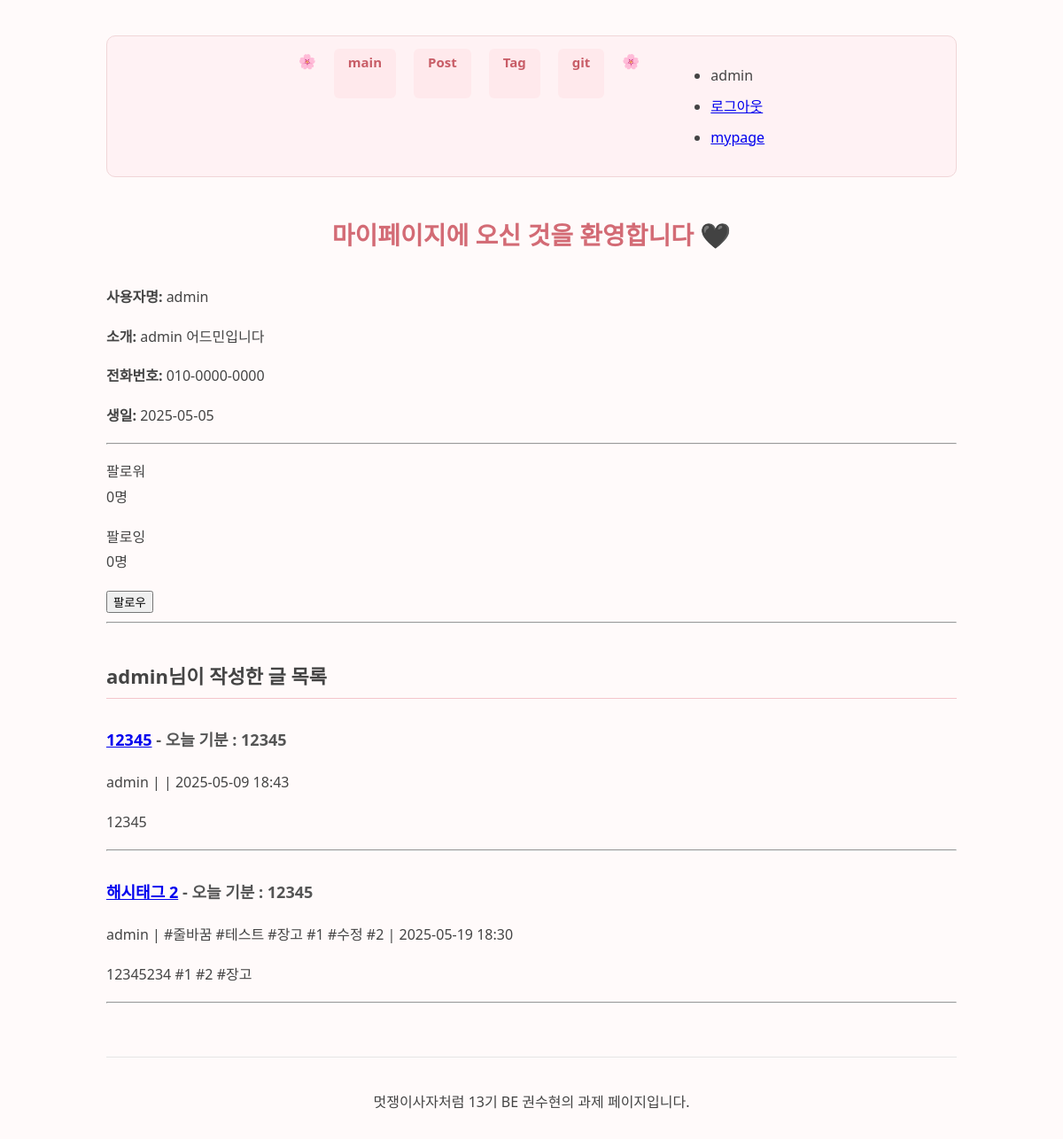
The app's page /users/mypage/4, older data.
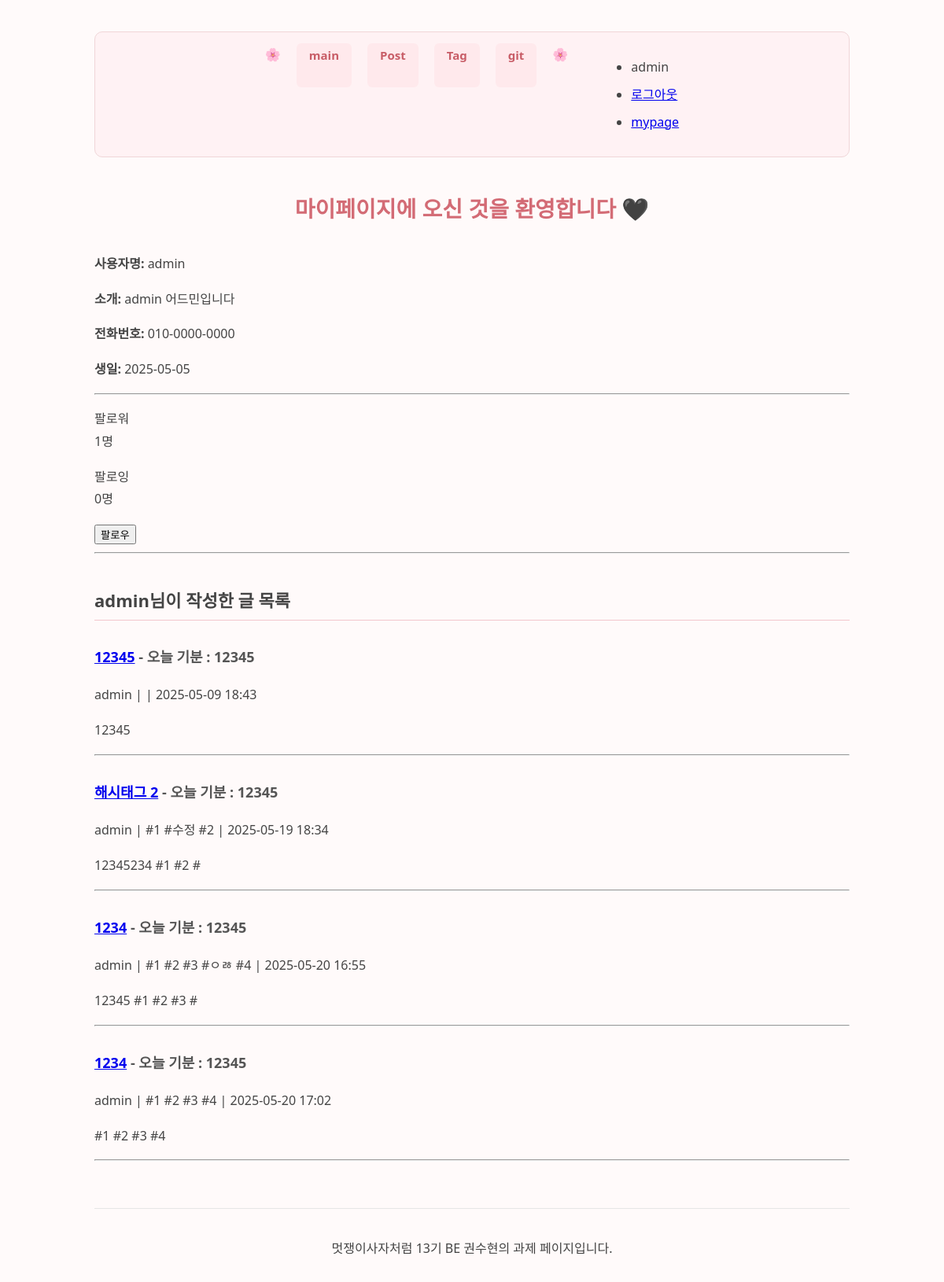
The same page, newer data.
### accounts/models.py (models this page shows)
class Profile(models.Model) :
     user = models.OneToOneField(User, on_delete=models.CASCADE)
     birth = models.DateField(null=True, blank=True)
     phone_number = models.CharField(max_length=15, null=True, blank=True)
     bio = models.TextField(null=True, blank=True)
     followings = models.ManyToManyField("self", related_name="followers", symmetrical=False)

### main/models.py (models this page shows, shortened)
class Post(models.Model):
     STATUS_CHOICES = [
          ('draft', '임시저장'),
          ('published', '발행'),
          ]
     title = models.CharField(max_length=50)
     writer = models.ForeignKey(User, null = False, blank = False, on_delete=models.CASCADE)
     feeling = models.CharField(max_length=50, blank=True)
     content = models.TextField()
     status = models.CharField(max_length=10, choices=STATUS_CHOICES, default='draft')
     created_at = models.DateTimeField()
     image = models.ImageField(upload_to="post/", blank=True, null=True)
     tags = models.ManyToManyField(Tag, related_name='posts', blank=True)
     like = models.ManyToManyField(User, related_name='likes', blank=True)
     like_count = models.PositiveIntegerField(default=0)
     def summary(self) :
          return self.content[:20]

class Tag(models.Model) :
     name = models.CharField(max_length=30, null=False, blank=False)

### users/views.py (the view)
# urls.py: path('mypage/<int:id>', mypage, name = "mypage"),
def mypage(request, id):
     user=get_object_or_404(User, pk=id)
     user_posts=Post.objects.filter(writer=user)
     context = {
          'user' :user,
          'user_posts' : user_posts,
     }
     return render(request, 'users/mypage.html', context)

### users/templates/users/mypage.html
{% extends 'base.html' %}
{% load static %}
{% block content %}
<h1>마이페이지에 오신 것을 환영합니다 🖤</h1>
<div class="profile-container">
     <div class="profile-info">
          <p><strong>사용자명:</strong> {{ user.username }}</p>
          <p><strong>소개:</strong> {{ user.profile.bio }}</p>
          <p><strong>전화번호:</strong> {{ user.profile.phone_number }}</p>
          <p><strong>생일:</strong> {{ user.profile.birth|date:"Y-m-d" }}</p>
     </div>
</div>
<hr>
<p>팔로워<br>{{ user.profile.followers.count}}명</p>
<p>팔로잉<br>{{ user.profile.followings.count}}명</p>
{% if request.user != user %}
{% if request.user.profile in user.profile.followers.all %}
<a href="{% url 'users:follow' user.id %}">
     <button type="button" class="btn btn-outline-info">언팔로우</button>
</a>
{% else %}
<a href="{% url 'users:follow' user.id %}">
     <button type="button" class="btn btn-info">팔로우</button>
</a>
{% endif %}
{% endif %}
<hr>
<h2>{{ user.username }}님이 작성한 글 목록</h2>
<div class="posts-container">
     {% if user_posts %}
     {% for post in user_posts %}
     <div class="post-item">
          <h3><a href="{% url 'main:detail' post.id %}">{{ post.title }}</a> - 오늘 기분 : {{ post.feeling }}</h3>
          <p>{{ post.writer }} | {% for tag in post.tags.all %}#{{ tag.name }}
               {% endfor %} | {{ post.created_at|date:"Y-m-d H:i" }}
          </p>
          <p>{{ post.summary }}</p>
          <hr>
     </div>
     {% endfor %}
     {% else %}
     <p>아직 작성한 글이 없습니다.</p>
     {% endif %}
</div>
{% endblock %}

### project/templates/shared/_navbar.html
<nav class="navbar-container">
     🌸
     <a class="navbar-link" href="{% url 'main:mainpage' %}">main</a>
     <a class="navbar-link" href="{% url 'main:secondpage' %}">Post</a>
     <a class="navbar-link" href="{% url 'main:tag-list' %}">Tag</a>
     <a class="navbar-link" href="https://github.com/lo2q">git</a>
     🌸
     <div class="nav-right">
          {% if user.is_authenticated %}
          <ul class="nav-link-account">
               <li class="nav-link-user">{{user.username}}</li>
               <li><a href="{% url 'accounts:logout' %}">로그아웃</a></li>
               <li><a href="{% url 'users:mypage' request.user.id %}">mypage</a></li>
          </ul>
          {% else %}
          <ul class="nav=link-account">
               <li><a href="{% url 'accounts:login' %}">로그인</a></li>
               <li><a href="{% url 'accounts:signup' %}">signup</a></li>
          </ul>
          {% endif %}
     </div>
</nav>

Row changes from the older to the newer data that the page shows:
changed Post "해시태그 2": loses Tag (name "줄바꿈"); loses Tag (name "테스트"); loses Tag (name "장고"); created_at "2025-05-19 18:30" → "2025-05-19 18:34"; summary "12345234 #1 #2 #장고" → "12345234 #1 #2 #"
added Post: title "1234", feeling "12345", writer "admin", created_at "2025-05-20 16:55", summary "12345 #1 #2 #3 #", Tag (name "1"), Tag (name "2")
added Tag: name "3"
added Tag: name "ㅇㅀ", shown under "1234"
added Tag: name "4"
added Post: title "1234", feeling "12345", writer "admin", created_at "2025-05-20 17:02", summary "#1 #2 #3 #4", Tag (name "1"), Tag (name "2")
Text that changed along with them:
{{ user.profile.followers.count }}: "0" → "1"
